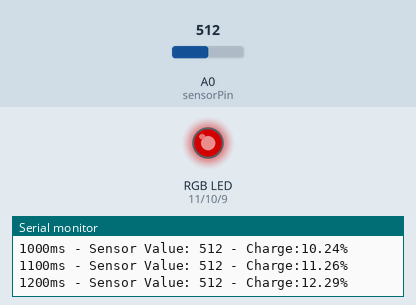
Simulated run of this sketch. Board: Arduino Uno, built with avr-gcc and run on an emulated ATmega328P. Shown: an RGB LED mixed from three pins (HIGH = lit), the last lines printed to the serial monitor. Inputs (shaded band) come from the test bench; at power-on: A0 (sensorPin) = 512. Dim RGB values are drawn brighter than linear.

Above: at 1.2 s.
1.3 s: A0 (sensorPin) set to 600
At 3.3 s:
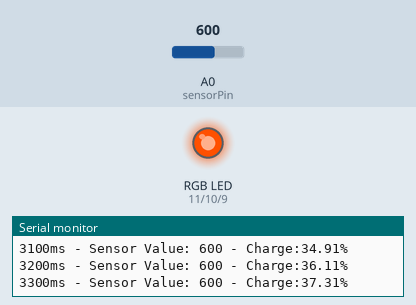
4.3 s: A0 (sensorPin) set to 621
At 9.4 s:
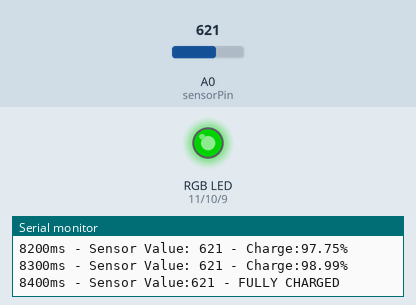
Timing chart, 0 to 10.9 s (numbered marks = the images above; inputs shaded):
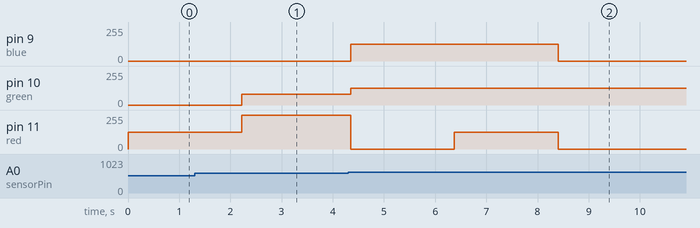

The sketch:

Day_9.ino
```cpp
// Day 9 code...

int sensorPin = A0;   // select the *analog zero* input pin for probing the photoresistor
int sensorValue = 0;  // variable that we'll use to store the value reading from the sensor

int red = 11;  // these are our output pins for three LED colors
int green = 10;
int blue = 9;

unsigned int batteryCapacity = 50000;
unsigned int batteryLevel = 0;
unsigned int ticks = 0;
unsigned int wait = 100;
double PercentFull;

//******************************************

void setup() {
  // Declare the RGB LED pins as outputs:
  pinMode(red, OUTPUT);
  pinMode(green, OUTPUT);
  pinMode(blue, OUTPUT);

  // Start serial monitor
  Serial.begin(9600);
}

//******************************************

void RGB_color(int red_value, int green_value, int blue_value)
 {
// custom function to set three PWM color channels to any given mixture
// it returns NO numerical result (void)

  analogWrite(red, red_value);
  analogWrite(green, green_value);
  analogWrite(blue, blue_value);
}

//******************************************

 double getBatteryPercentage() {
// custom function calculates battery charge percentage
// and returns the result as a double precision number

  return (((double)batteryLevel / (double)batteryCapacity)*100);

}

//******************************************

void ShowBatteryPercentage() {
  //  send battery results to both serial and LED outputs
   //  calculate the charge percentage with a custom function...
  PercentFull=getBatteryPercentage();

// print the elasped time
  Serial.print(ticks);
  Serial.print("ms - Sensor Value: ");
  Serial.print(sensorValue);
  Serial.print(" - Charge:");
// print the percent charge
  Serial.print(PercentFull);
// print a percent character and line return...
  Serial.println("%");

// Now let's light the LED with the appropriate color...

  if (PercentFull > 0 && PercentFull <= 25)
  {
    RGB_color(125, 0, 0); // red
  }
  else if (PercentFull > 25 && PercentFull <= 50){
    RGB_color(255, 80, 0); // yellow-ish
  }
  else if (PercentFull > 50 && PercentFull <= 75) {
    RGB_color(0, 125, 125); // blue-ish
  }
  else if (PercentFull > 75 && PercentFull < 100) {
    RGB_color(125, 125, 125); // white
  }


}

//******************************************

void loop() {
  sensorValue = analogRead(sensorPin); // read the value from the sensor
  batteryLevel += sensorValue;
  ticks += wait;

  if(batteryLevel >= batteryCapacity) {
    Serial.print(ticks);
    Serial.print("ms - Sensor Value:");
    Serial.print(sensorValue);
    Serial.println(" - FULLY CHARGED");
    batteryLevel = batteryCapacity; // to prevent integer from continuing to increase
    ticks = 0;
    RGB_color(0, 125, 0); // Green for charging complete
    delay(30000);      // long pause
  }
  else {
    ShowBatteryPercentage();
  }

  delay(wait);
}
 
```

Measured:
- the behaviour switches between 611 and 612 on A0 (sensorPin) (found by bisection; images 1 and 2)
